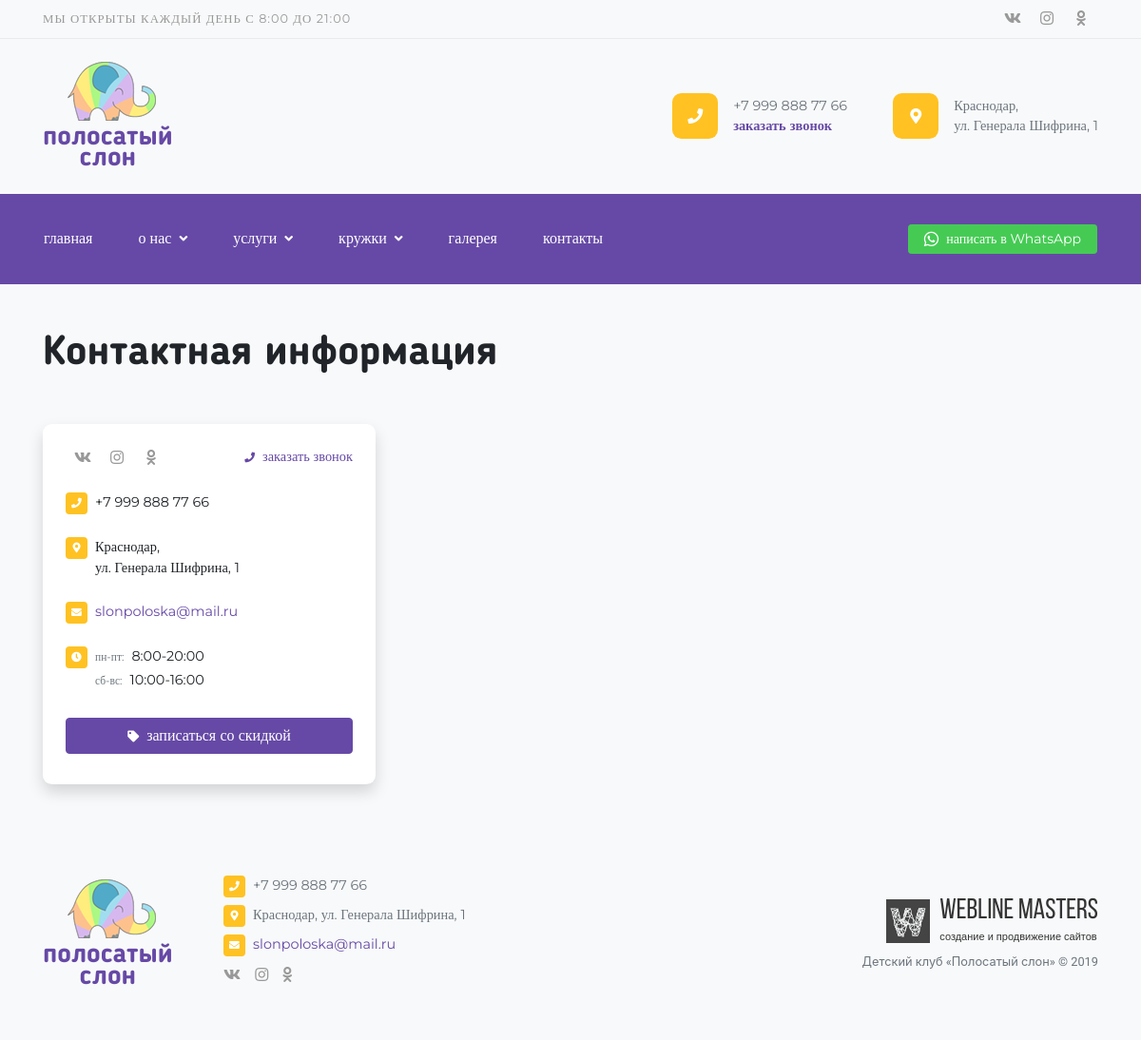
/contacts/, run on the app's committed database.
### contacts/models.py (models this page shows, shortened)
class Social(models.Model):
    name = models.CharField(max_length=250, verbose_name='Название социальной сети')
    link = models.URLField(max_length=250, verbose_name='Ссылка')
    class Meta:
        verbose_name = 'Социальная сеть'
        verbose_name_plural = 'Социальные сети'

class Phone(models.Model):
    phone = models.CharField(max_length=20, verbose_name='Телефон')
    class Meta:
        verbose_name = 'Телефон'
        verbose_name_plural = 'Телефоны'
    def __str__(self):
        return '%s' % self.phone

class Address(models.Model):
    address = models.CharField(max_length=250, verbose_name='Адрес')
    class Meta:
        verbose_name = 'Адрес'
        verbose_name_plural = 'Адреса'
    def __str__(self):
        return '%s' % self.address

class Email(models.Model):
    email = models.CharField(max_length=20, verbose_name='E-mail')
    class Meta:
        verbose_name = 'E-mail'
        verbose_name_plural = 'E-mails'
    def __str__(self):
        return '%s' % self.email

class Schedule(models.Model):
    days_point = models.CharField(max_length=250, verbose_name='Дни недели')
    time_point = models.CharField(max_length=250, verbose_name='Время работы')
    class Meta:
        verbose_name = 'Пункт'
        verbose_name_plural = 'Режим работы'

### contacts/views.py (the view)
# urls.py: path('', views.ContactsView.as_view(), name='contacts'),
class ContactsView(View):
    def get(self, request):
        phones = Phone.objects.all()
        shedules = Schedule.objects.all()
        addresses = Address.objects.all()
        messengers = Messenger.objects.all()
        emails = Email.objects.all()
        map_code = MapCode.objects.first()
        context = {
            'phones': phones,
            'shedules': shedules,
            'addresses': addresses,
            'messengers': messengers,
            'emails': emails,
            'map_code': map_code,
        }
        return render(request, 'contacts/contacts.html', context)

### landing/context_processors.py (called while the page is built)
def context_info(request):
    phone = Phone.objects.first()
    messenger = Messenger.objects.first()
    address = Address.objects.first()
    email = Email.objects.first()
    socials = Social.objects.all()
    seo_titles = TitleTag.objects.all()
    callback_form = CallBackForm()
    context = {
        'phone': phone,
        'address': address,
        'email': email,
        'messenger': messenger,
        'socials': socials,
        'seo_titles': seo_titles,
        'callback_form': callback_form,
    }
    return context

### templates/contacts/contacts.html (shortened to what this page needs)
{% extends 'base.html' %}
{% block content %}
    <div class="container pb-4 pb-lg-5">
        <h1 class="mt-0 mb-lg-5 mb-4">Контактная информация</h1>
        {% include 'contacts/__contact_info.html' %}
    </div>
{% endblock content %}

### templates/__header.html (shortened to what this page needs)
{% load static %}
{% load flatpages %}
{% get_flatpages as flatpages %}
<div class="bg-light border-bottom border-gray d-none d-lg-block top-bar">
    <div class="container d-flex justify-content-between align-items-center">
        <span class="small mr-auto text-gray text-uppercase font-2 letter-spacing">
            Мы открыты каждый день с 8:00 до 21:00
        </span>
        {% for social in socials %}
            <a href="{{ social.link }}" target="_blank" class="text-gray py-2
                                                                {% if social.name == 'vk' %} vk {% endif %}
                                                                {% if social.name == 'instagram' %} inst {% endif %}
                                                                {% if social.name == 'odnoklassniki' %} odn {% endif %}">
                                                                <i class="fab fa-{{ social.name }}"></i></a>
        {% endfor %}
    </div>
</div>
<div class="bg-light py-4 d-none d-lg-block top-bar-2">
    <div class="container d-flex justify-content-between align-items-center">
        <div class="position-relative text-center logo mr-auto">
            <img src="{% static 'images/logo.png' %}" class="ml-2 mb-2">
            <a href="{% url 'index' %}" class="stretched-link text-lowercase d-block font-3 font-weight-bolder">полосатый<br>слон</a>
        </div>
        <div class="top-contact d-flex justify-content-between align-items-center mr-5">
            <span class="bg-warning text-center rounded-lg mr-3"><i class="fas fa-phone text-white"></i></span>
            <div>
                <p class="text-muted font-2 smaller m-0">{{ phone }}</p>
                <p class="font-2 smaller font-weight-bold m-0"><a href="#" data-toggle="modal" data-target="#CallBackModal">заказать звонок</a></p>
            </div>
        </div>
        <div class="top-contact d-flex justify-content-between align-items-center">
            <span class="bg-warning text-center rounded-lg mr-3"><i class="fas fa-map-marker-alt text-white"></i></span>
            <div>
                <p class="text-muted font-2 smaller m-0 w-10">{{ address|safe }}</p>
            </div>
        </div>
    </div>
</div>
<nav class="navbar navbar-expand-lg navbar-dark bg-primary sticky-top py-lg-4 mb-lg-5 mb-4 py-1">
    <div class="container px-3">
        <div class="collapse navbar-collapse">
            <ul class="navbar-nav mr-auto">
                <li class="nav-item">
                    <a class="nav-link text-lowercase font-2" href="{% url 'index' %}">главная</a>
                </li>
                <li class="nav-item dropdown">
                    <a class="nav-link text-lowercase dropdown-toggle font-2" href="{% url 'content_startpoint' %}">
                        о нас<i class="fas fa-angle-down fa-sm ml-2"></i>
                    </a>
                </li>
                <li class="nav-item dropdown">
                    <a class="nav-link text-lowercase dropdown-toggle font-2" href="catalogue-startpoint.html">
                        услуги<i class="fas fa-angle-down fa-sm ml-2"></i>
                    </a>
                </li>
                <li class="nav-item dropdown">
                    <a class="nav-link text-lowercase dropdown-toggle font-2" href="catalogue-startpoint.html">
                        кружки<i class="fas fa-angle-down fa-sm ml-2"></i>
                    </a>
                </li>
                <li class="nav-item">
                    <a class="nav-link text-lowercase font-2" href="{% url 'gallery' %}">галерея</a>
                </li>
                <li class="nav-item">
                    <a class="nav-link text-lowercase font-2" href="{% url 'contacts' %}">контакты</a>
                </li>
            </ul>
            <span class="navbar-text">
                <a href="https://wa.me/{{ messenger.number }}?text=Текст%20стандартного%20сообщения." target="_blank" class="btn btn-secondary btn-sm text-white font-2 small"><i class="fab fa-whatsapp align-middle mr-2" style="color: #fff; font-size: 1.1rem;"></i><span class="d-none d-xl-inline">написать в </span>WhatsApp</a>
            </span>
        </div>
    </div>
</nav>

### templates/contacts/__contact_info.html (shortened to what this page needs)
<div class="row">
    <div class="col-xl-4 col-lg-5">
        <address class="mb-4 mb-lg-0 bg-white p-4 rounded-lg shadow">
            <ul class="list-unstyled addr-block">
                <li class="mb-4 d-sm-flex d-block justify-content-between">
                    {% for social in socials %}
                        <a href="{{ social.link }}" target="_blank" class="text-gray m-sm-0
                                                                            {% if social.name == 'vk' %} vk {% endif %}
                                                                            {% if social.name == 'instagram' %} inst {% endif %}
                                                                            {% if social.name == 'odnoklassniki' %} odn {% endif %}">
                                                                            <i class="fab fa-{{ social.name }}"></i></a>
                    {% endfor %}
                    <a href="#" class="font-2 ml-sm-auto smaller d-block d-sm-inline mt-3 mt-sm-0" data-toggle="modal" data-target="#CallBackModal"><i class="fas fa-phone fa-xs mr-2"></i>заказать звонок</a>
                </li>
                <li class="smaller d-flex justify-content-start align-items-start mb-4">
                    <i class="fas fa-phone fa-xs fcm mr-2"></i>
                    {% for item in phones %}
                        <p class="m-0 font-2">{{ item.phone }}</p>
                    {% endfor %}
                </li>
                <li class="smaller d-flex justify-content-start align-items-start mb-4">
                    <i class="fas fa-map-marker-alt fa-xs fcm mr-2"></i>
                    {% for item in addresses %}
                        <p class="m-0 font-2">{{ item.address|safe }}</p>
                    {% endfor %}
                </li>
                <li class="smaller d-flex justify-content-start align-items-start mb-4">
                    <i class="fas fa-envelope fa-xs fcm mr-2"></i>
                    {% for item in emails %}
                        <p class="m-0 font-2"><a href="mailto:{{ item.email }}">{{ item.email }}</a></p>
                    {% endfor %}
                </li>
                <li class="smaller d-flex justify-content-start align-items-start mb-4">
                    <i class="fas fa-clock fa-xs fcm mr-2"></i>
                    <p class="m-0 font-2">
                        {% for item in shedules %}
                            <span class="m-0 mb-1 font-2 d-block"><small class="mr-2 text-muted">{{ item.days_point }}:</small>{{ item.time_point }}</span>
                        {% endfor %}
                    </p>
                </li>
                <li>
                    <a href="#" class="btn btn-primary w-100 font-2" data-toggle="modal" data-target="#SignModal"><i class="fas fa-tag fa-xs mr-2 d-none d-sm-inline-block"></i>записаться со скидкой</a>
                </li>
            </ul>
        </address>
    </div>
    <div class="col-xl-8 col-lg-7">
    </div>
</div>

### templates/__footer.html
{% load static %}
<footer class="footer bg-light py-4 py-lg-5">
    <div class="container">
        <div class="row d-flex align-items-center">
            <div class="col-lg-2">
                <div class="position-relative d-lg-inline-block d-none text-center logo">
                    <img src="{% static 'images/logo.png' %}" class="ml-2 mb-2">
                    <a href="{% url 'index' %}" class="stretched-link text-lowercase d-block font-3 font-weight-bolder">полосатый<br>слон</a>
                </div>
            </div>
            <div class="col-xl-7 col-lg-6 col-md-6">
                <ul class="list-unstyled">
                    <li class="smaller d-flex justify-content-start align-items-start">
                        <i class="fas fa-phone fa-xs fcm mr-2"></i>
                        <p class="m-0 font-2 text-muted">{{ phone }}</p>
                    </li>
                    <li class="smaller d-flex justify-content-start align-items-start">
                        <i class="fas fa-map-marker-alt fa-xs fcm mr-2"></i>
                        <p class="m-0 font-2 text-muted">{{ address|striptags }}</p>
                    </li>
                    <li class="smaller d-flex justify-content-start align-items-start">
                        <i class="fas fa-envelope fa-xs fcm mr-2"></i>
                        <p class="m-0 font-2 text-muted"><a href="mailto:{{ email }}">{{ email }}</a></p>
                    </li>
                    <li>
                        {% for social in socials %}
                            <a href="{{ social.link }}" target="_blank" class="text-gray
                                                                               {% if social.name == 'vk' %} vk {% endif %}
                                                                               {% if social.name == 'instagram' %} inst {% endif %}
                                                                               {% if social.name == 'odnoklassniki' %} odn {% endif %}">
                                                                               <i class="fab fa-{{ social.name }}"></i></a>
                        {% endfor %}
                    </li>
                </ul>
            </div>
            <div class="col-xl-3 col-lg-4 col-md-6">
                <a class="devlogo mb-1 mt-4 mt-md-0 ml-md-auto" href="http://wlms.info" target="_blank">
                    <img src="{% static 'images/devlogo.png' %}" alt="...">
                    <div class="devlogo-text">
                        <span>Webline Masters</span>
                        <span>создание и продвижение сайтов</span>
                    </div>
                </a>
                <p class="m-0 text-muted small text-md-right">Детский клуб «Полосатый слон» © 2019</p>
            </div>
        </div>
    </div>
</footer>

### dev_static/css/style.css (style rules this page uses)
html { position: relative; min-height: 100%; }
body { overflow-x: hidden; }
.footer { position: absolute; bottom: 0; width: 100%; }
.devlogo { display: table; }
.devlogo img, .devlogo-text { display: table-cell; vertical-align: top; }
.devlogo span { display: block; margin-left: 10px; font-family: "BebasNeueRegular", sans-serif; font-size: 30px; line-height: 26px; color: #333; -webkit-transition: all .1s ease-in-out; transition: all .1s ease-in-out; }
.devlogo span:last-child { font-size: 11px; font-family: "Arial", sans-serif; }
.dropdown-toggle > i { -webkit-transition: -webkit-transform .2s ease-in-out; transition: -webkit-transform .2s ease-in-out; transition: transform .2s ease-in-out; transition: transform .2s ease-in-out, -webkit-transform .2s ease-in-out; }
.vk, .inst, .odn { width: 36px; text-align: center; }
.logo a { font-size: 28px; line-height: 1.4rem; -webkit-transition: color .1s ease-in-out; transition: color .1s ease-in-out; }
.top-contact span { width: 48px; height: 48px; }
.top-contact span i { line-height: 48px; }

### data on the page
Phone: phone "+7 999 888 77 66"
Address: address "Краснодар, ул. Генерала Шифрина, 1"
Email: email "slonpoloska@mail.ru"
Schedule: days_point "пн-пт", time_point "8:00-20:00"
Schedule: days_point "сб-вс", time_point "10:00-16:00"
